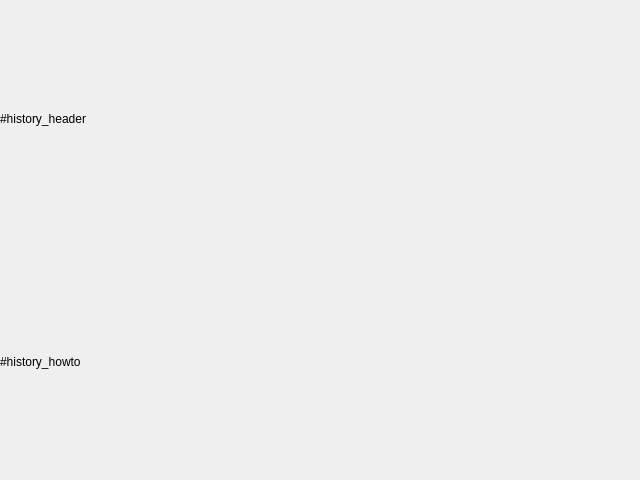
<?xml version="1.0" encoding="UTF-8"?>
<ui version="4.0">
 <class>EncashmentHistoryWindow</class>
 <widget class="QWidget" name="EncashmentHistoryWindow">
  <property name="geometry">
   <rect>
    <x>0</x>
    <y>0</y>
    <width>640</width>
    <height>480</height>
   </rect>
  </property>
  <property name="maximumSize">
   <size>
    <width>640</width>
    <height>480</height>
   </size>
  </property>
  <property name="windowTitle">
   <string/>
  </property>
  <property name="styleSheet">
   <string notr="true">/* common styles */
QPushButton 
{
	color: white;
	background-color: rgba(80, 107, 176);
	border: 1px solid gray;
	border-radius: 8px;
	padding-left: 1px;
	padding-right: 1px;
}

QPushButton:disabled
{
	color: gray;
	background-color: lightgray;
}

QPushButton:pressed 
{
	background-color: rgba(98, 141, 191);
}

QTabBar::tab 
{
	background: rgba(186, 200, 232);
	border-top: 1px solid #C4C4C3;
	border-left: 1px solid #C4C4C3;
	border-right: 1px solid #C4C4C3;
	border-top-left-radius: 4px;
	border-top-right-radius: 4px;
	min-width: 26ex;
	min-height: 8ex;
	padding: 2px;
}

QTabBar::tab:selected
{
	background: white;
}

QLineEdit 
{
	padding: 8;
	border: 2px solid rgba(160, 175, 211);
	border-radius: 10px;
}

/* MainServiceWindow styles*/
QWidget#ServiceMenuWindow
{
	background-color: white;
}

QWidget#wNumericPad
{
	background: rgba(247, 245, 237);
	border-radius: 10px;
}

QWidget#wNumericPad QPushButton
{
	font: 16pt bold;
}
</string>
  </property>
  <layout class="QVBoxLayout" name="verticalLayout" stretch="0,0,1">
   <property name="margin">
    <number>0</number>
   </property>
   <item>
    <widget class="QLabel" name="historyHeader">
     <property name="text">
      <string>#history_header</string>
     </property>
    </widget>
   </item>
   <item>
    <widget class="QLabel" name="historyHowto">
     <property name="text">
      <string>#history_howto</string>
     </property>
    </widget>
   </item>
   <item>
    <layout class="QGridLayout" name="gridHistoryLayout">
     <property name="leftMargin">
      <number>9</number>
     </property>
     <property name="rightMargin">
      <number>9</number>
     </property>
    </layout>
   </item>
  </layout>
 </widget>
 <resources/>
 <connections/>
</ui>
